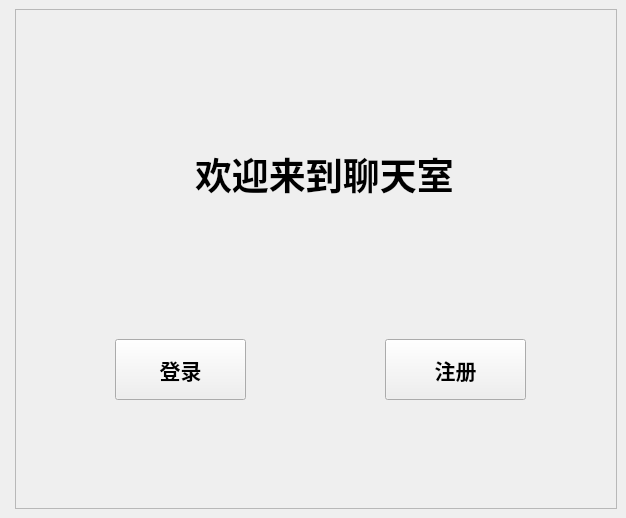
<?xml version="1.0" encoding="UTF-8"?>
<ui version="4.0">
 <class>Widget</class>
 <widget class="QWidget" name="Widget">
  <property name="geometry">
   <rect>
    <x>0</x>
    <y>0</y>
    <width>626</width>
    <height>518</height>
   </rect>
  </property>
  <property name="windowTitle">
   <string>Widget</string>
  </property>
  <widget class="QFrame" name="frame">
   <property name="geometry">
    <rect>
     <x>15</x>
     <y>9</y>
     <width>602</width>
     <height>500</height>
    </rect>
   </property>
   <property name="styleSheet">
    <string notr="true"/>
   </property>
   <property name="frameShape">
    <enum>QFrame::StyledPanel</enum>
   </property>
   <property name="frameShadow">
    <enum>QFrame::Raised</enum>
   </property>
   <widget class="QPushButton" name="login">
    <property name="geometry">
     <rect>
      <x>100</x>
      <y>330</y>
      <width>131</width>
      <height>61</height>
     </rect>
    </property>
    <property name="font">
     <font>
      <family>Agency FB</family>
      <pointsize>16</pointsize>
      <weight>75</weight>
      <bold>true</bold>
     </font>
    </property>
    <property name="mouseTracking">
     <bool>false</bool>
    </property>
    <property name="text">
     <string>登录</string>
    </property>
   </widget>
   <widget class="QPushButton" name="register_2">
    <property name="geometry">
     <rect>
      <x>370</x>
      <y>330</y>
      <width>141</width>
      <height>61</height>
     </rect>
    </property>
    <property name="font">
     <font>
      <family>Agency FB</family>
      <pointsize>16</pointsize>
      <weight>75</weight>
      <bold>true</bold>
     </font>
    </property>
    <property name="text">
     <string>注册</string>
    </property>
   </widget>
   <widget class="QLabel" name="label">
    <property name="geometry">
     <rect>
      <x>180</x>
      <y>110</y>
      <width>281</width>
      <height>111</height>
     </rect>
    </property>
    <property name="font">
     <font>
      <family>Bahnschrift</family>
      <pointsize>28</pointsize>
      <weight>75</weight>
      <bold>true</bold>
     </font>
    </property>
    <property name="text">
     <string>&lt;html&gt;&lt;head/&gt;&lt;body&gt;&lt;p&gt;&lt;span style=&quot; font-weight:600;&quot;&gt;欢迎来到聊天室&lt;/span&gt;&lt;/p&gt;&lt;/body&gt;&lt;/html&gt;</string>
    </property>
   </widget>
   <widget class="QLabel" name="label_2">
    <property name="geometry">
     <rect>
      <x>0</x>
      <y>0</y>
      <width>601</width>
      <height>501</height>
     </rect>
    </property>
    <property name="sizePolicy">
     <sizepolicy hsizetype="Preferred" vsizetype="Preferred">
      <horstretch>0</horstretch>
      <verstretch>0</verstretch>
     </sizepolicy>
    </property>
    <property name="text">
     <string/>
    </property>
    <property name="pixmap">
     <pixmap resource="back.qrc">:/back/backg.jpg</pixmap>
    </property>
    <property name="scaledContents">
     <bool>true</bool>
    </property>
   </widget>
   <zorder>label_2</zorder>
   <zorder>login</zorder>
   <zorder>register_2</zorder>
   <zorder>label</zorder>
  </widget>
 </widget>
 <resources>
  <include location="back.qrc"/>
 </resources>
 <connections/>
</ui>
